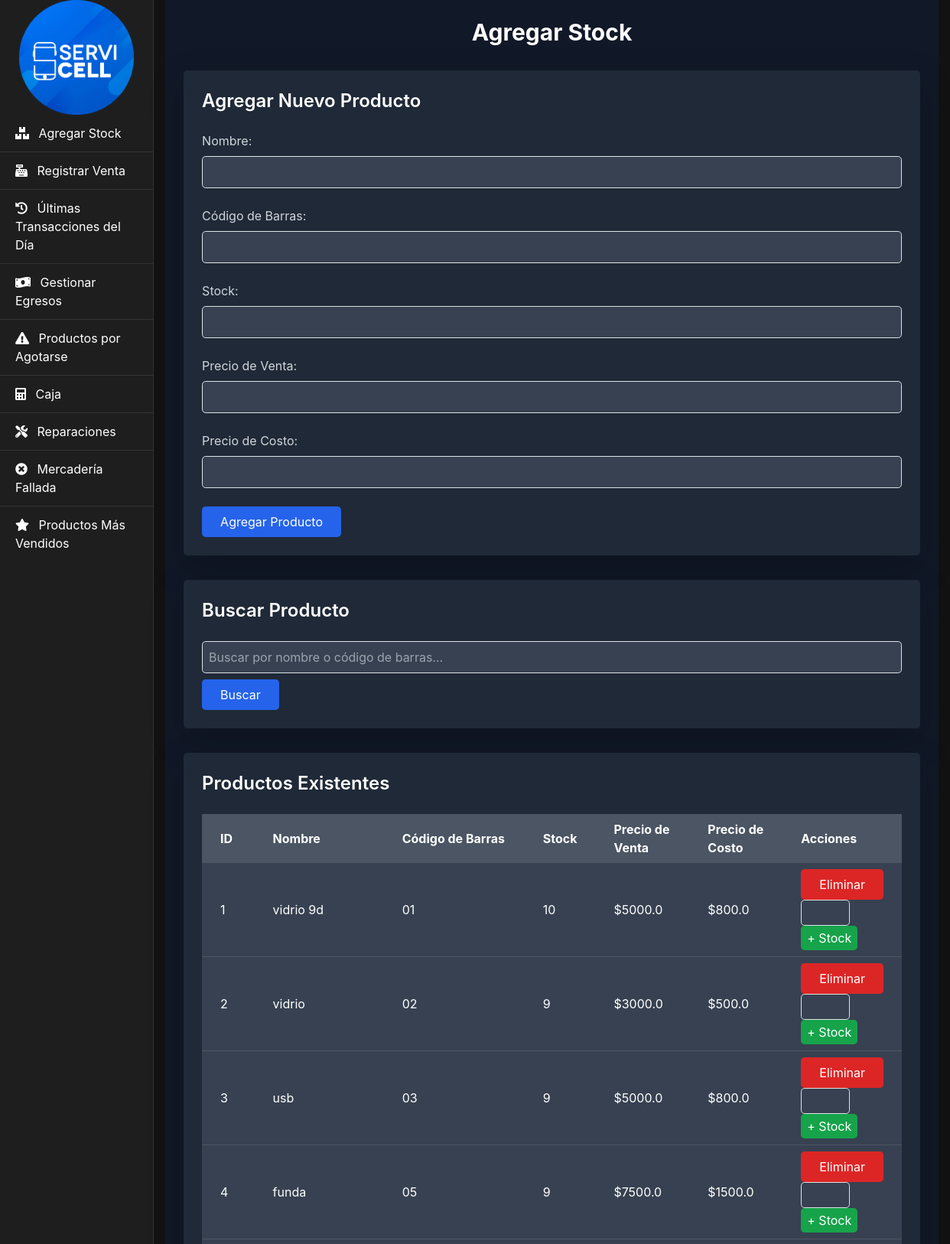
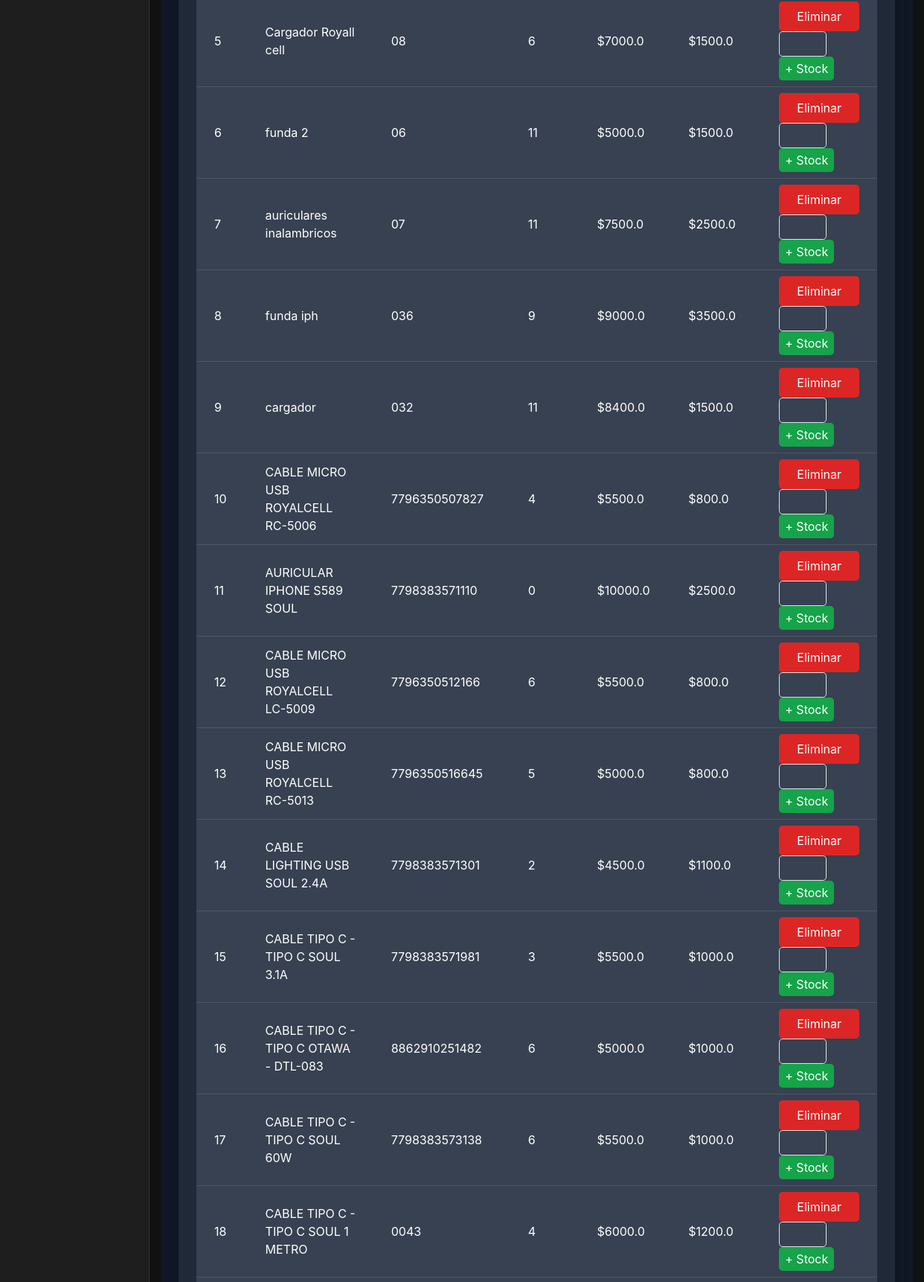
The app's page /agregar_stock (upper part) with its own data (2 pictures, top to bottom).
### tables this page shows
CREATE TABLE productos (
    id INTEGER PRIMARY KEY AUTOINCREMENT,
    nombre TEXT NOT NULL,
    codigo_barras TEXT UNIQUE NOT NULL,
    stock INTEGER NOT NULL
, precio REAL, precio_costo REAL, cantidad_vendida INTEGER DEFAULT 0);

### app.py (the view, shortened to what this page needs)
@app.route('/agregar_stock', methods=['GET', 'POST'])
def agregar_stock():
    conn = get_db_connection()
    cursor = conn.cursor()
    busqueda = request.args.get('busqueda', '')
    try:
        if request.method == 'POST' and 'eliminar' in request.form:
            producto_id = request.form['producto_id']
            cursor.execute('DELETE FROM productos WHERE id = ?', (producto_id,))
            conn.commit()
            return redirect(url_for('agregar_stock'))
        if busqueda:
            cursor.execute('''
            SELECT id, nombre, codigo_barras, stock, precio, precio_costo
            FROM productos
            WHERE nombre LIKE ? OR codigo_barras LIKE ?
            ''', (f'%{busqueda}%', f'%{busqueda}%'))
        else:
            cursor.execute('SELECT id, nombre, codigo_barras, stock, precio, precio_costo FROM productos')
        productos = cursor.fetchall()
    except Exception as e:
        conn.rollback()
        return f"Error: {str(e)}"
    finally:
        conn.close()
    return render_template('agregar_stock.html', productos=productos, busqueda=busqueda)

### app.py (called while the page is built)
def get_db_connection():
    conn = sqlite3.connect('negocio.db')
    conn.row_factory = sqlite3.Row
    return conn

### templates/agregar_stock.html (shortened to what this page needs)
{% extends "base.html" %}
{% block content %}
<div class="p-6 bg-gray-900 text-white min-h-screen">
    <h1 class="text-3xl font-bold text-center mb-8">Agregar Stock</h1>
    <div class="bg-gray-800 p-6 rounded-lg shadow-lg mb-8">
        <h2 class="text-2xl font-semibold mb-4">Agregar Nuevo Producto</h2>
        <form method="POST">
            <div class="mb-4">
                <label for="nombre" class="block text-gray-300 mb-2">Nombre:</label>
                <input type="text" id="nombre" name="nombre" class="w-full p-2 bg-gray-700 border border-gray-600 rounded-lg text-white focus:outline-none focus:border-blue-500" required>
            </div>
            <div class="mb-4">
                <label for="codigo_barras" class="block text-gray-300 mb-2">Código de Barras:</label>
                <input type="text" id="codigo_barras" name="codigo_barras" class="w-full p-2 bg-gray-700 border border-gray-600 rounded-lg text-white focus:outline-none focus:border-blue-500" required>
            </div>
            <div class="mb-4">
                <label for="stock" class="block text-gray-300 mb-2">Stock:</label>
                <input type="number" id="stock" name="stock" class="w-full p-2 bg-gray-700 border border-gray-600 rounded-lg text-white focus:outline-none focus:border-blue-500" required>
            </div>
            <div class="mb-4">
                <label for="precio" class="block text-gray-300 mb-2">Precio de Venta:</label>
                <input type="number" step="0.01" id="precio" name="precio" class="w-full p-2 bg-gray-700 border border-gray-600 rounded-lg text-white focus:outline-none focus:border-blue-500" required>
            </div>
            <div class="mb-4">
                <label for="precio_costo" class="block text-gray-300 mb-2">Precio de Costo:</label>
                <input type="number" step="0.01" id="precio_costo" name="precio_costo" class="w-full p-2 bg-gray-700 border border-gray-600 rounded-lg text-white focus:outline-none focus:border-blue-500" required>
            </div>
            <button type="submit" name="agregar" class="px-6 py-2 bg-blue-600 hover:bg-blue-700 text-white rounded-lg transition duration-300">Agregar Producto</button>
        </form>
    </div>
    <div class="bg-gray-800 p-6 rounded-lg shadow-lg mb-8">
        <h2 class="text-2xl font-semibold mb-4">Buscar Producto</h2>
        <form method="GET" action="{{ url_for('agregar_stock') }}">
            <input type="text" name="busqueda" class="w-full p-2 bg-gray-700 border border-gray-600 rounded-lg text-white focus:outline-none focus:border-blue-500" placeholder="Buscar por nombre o código de barras..." value="{{ busqueda }}">
            <button type="submit" class="px-6 py-2 bg-blue-600 hover:bg-blue-700 text-white rounded-lg transition duration-300 mt-2">Buscar</button>
        </form>
    </div>
    <div class="bg-gray-800 p-6 rounded-lg shadow-lg">
        <h2 class="text-2xl font-semibold mb-4">Productos Existentes</h2>
        <div class="overflow-x-auto">
            <table class="min-w-full bg-gray-700 rounded-lg">
                <thead>
                    <tr class="bg-gray-600">
                        <th class="px-4 py-2 text-left">ID</th>
                        <th class="px-4 py-2 text-left">Nombre</th>
                        <th class="px-4 py-2 text-left">Código de Barras</th>
                        <th class="px-4 py-2 text-left">Stock</th>
                        <th class="px-4 py-2 text-left">Precio de Venta</th>
                        <th class="px-4 py-2 text-left">Precio de Costo</th>
                        <th class="px-4 py-2 text-left">Acciones</th>
                    </tr>
                </thead>
                <tbody>
                    {% for producto in productos %}
                    <tr class="border-b border-gray-600 hover:bg-gray-650 transition duration-200">
                        <td class="px-4 py-2">{{ producto.id }}</td>
                        <td class="px-4 py-2">{{ producto.nombre }}</td>
                        <td class="px-4 py-2">{{ producto.codigo_barras }}</td>
                        <td class="px-4 py-2">{{ producto.stock }}</td>
                        <td class="px-4 py-2">${{ producto.precio }}</td>
                        <td class="px-4 py-2">${{ producto.precio_costo }}</td>
                        <td class="px-4 py-2">
                            <form method="POST" class="inline">
                                <button type="submit" name="eliminar" class="px-4 py-2 bg-red-600 hover:bg-red-700 text-white rounded-lg transition duration-300">Eliminar</button>
                            </form>
                            <form method="POST" class="inline">
                                <input type="number" name="cantidad" class="w-16 p-1 bg-gray-700 border border-gray-600 rounded-lg text-white focus:outline-none focus:border-blue-500" min="1" required>
                                <button type="submit" name="agregar_stock" class="px-2 py-1 bg-green-600 hover:bg-green-700 text-white rounded-lg transition duration-300">+ Stock</button>
                            </form>
                        </td>
                    </tr>
                    {% endfor %}
                </tbody>
            </table>
        </div>
    </div>
</div>
{% endblock %}

### templates/base.html (style rules this page uses)
body { background-color: #121212; color: #ffffff; }

### records on screen
productos: id "1", nombre "vidrio 9d", codigo_barras "01", stock "10", precio "5000.0", precio_costo "800.0"
productos: id "2", nombre "vidrio", codigo_barras "02", stock "9", precio "3000.0", precio_costo "500.0"
productos: id "3", nombre "usb", codigo_barras "03", stock "9", precio "5000.0", precio_costo "800.0"
productos: id "4", nombre "funda", codigo_barras "05", stock "9", precio "7500.0", precio_costo "1500.0"
productos: id "5", nombre "Cargador Royall cell", codigo_barras "08", stock "6", precio "7000.0", precio_costo "1500.0"
productos: id "6", nombre "funda 2", codigo_barras "06", stock "11", precio "5000.0", precio_costo "1500.0"
productos: id "7", nombre "auriculares inalambricos", codigo_barras "07", stock "11", precio "7500.0", precio_costo "2500.0"
productos: id "8", nombre "funda iph", codigo_barras "036", stock "9", precio "9000.0", precio_costo "3500.0"
productos: id "9", nombre "cargador", codigo_barras "032", stock "11", precio "8400.0", precio_costo "1500.0"
productos: id "10", nombre "CABLE MICRO USB ROYALCELL RC-5006", codigo_barras "7796350507827", stock "4", precio "5500.0", precio_costo "800.0"
productos: id "11", nombre "AURICULAR IPHONE S589 SOUL", codigo_barras "7798383571110", stock "0", precio "10000.0", precio_costo "2500.0"
productos: id "12", nombre "CABLE MICRO USB ROYALCELL LC-5009", codigo_barras "7796350512166", stock "6", precio "5500.0", precio_costo "800.0"
productos: id "13", nombre "CABLE MICRO USB ROYALCELL RC-5013", codigo_barras "7796350516645", stock "5", precio "5000.0", precio_costo "800.0"
productos: id "14", nombre "CABLE LIGHTING USB SOUL 2.4A", codigo_barras "7798383571301", stock "2", precio "4500.0", precio_costo "1100.0"
productos: id "15", nombre "CABLE TIPO C - TIPO C SOUL 3.1A", codigo_barras "7798383571981", stock "3", precio "5500.0", precio_costo "1000.0"
productos: id "16", nombre "CABLE TIPO C - TIPO C OTAWA - DTL-083", codigo_barras "8862910251482", stock "6", precio "5000.0", precio_costo "1000.0"
productos: id "17", nombre "CABLE TIPO C - TIPO C SOUL 60W", codigo_barras "7798383573138", stock "6", precio "5500.0", precio_costo "1000.0"
productos: id "18", nombre "CABLE TIPO C - TIPO C SOUL 1 METRO", codigo_barras "0043", stock "4", precio "6000.0", precio_costo "1200.0"
